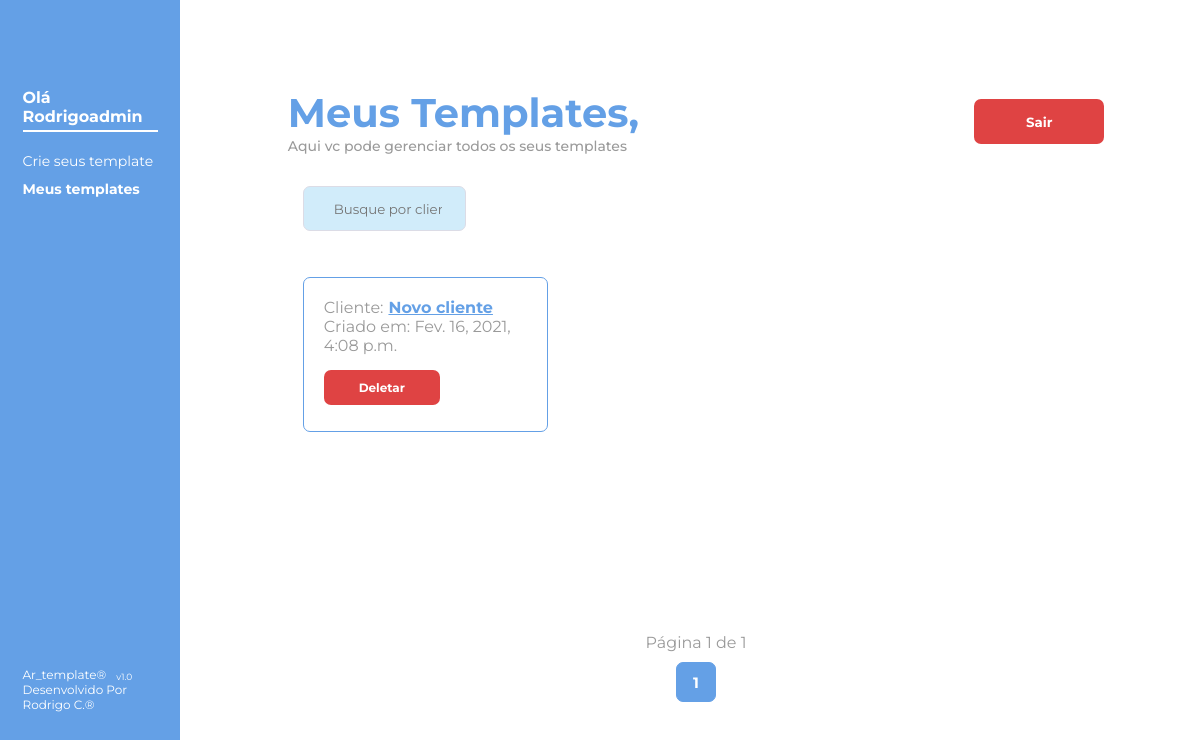
The app's page /meus_templates/ (signed in) with its own data.
### criador_de_template/models.py (models this page shows, shortened)
class Usuario(AbstractUser):
    UF_CHOICES = (
        ('AC', 'Acre'),
        ('AL', 'Alagoas'),
        ('AP', 'Amapá'),
        ('BA', 'Bahia'),
        ('CE', 'Ceará'),
        ('DF', 'Distrito Federal'),
        ('ES', 'Espírito Santo'),
        ('GO', 'Goiás'),
        ('MA', 'Maranão'),
        ('MG', 'Minas Gerais'),
        ('MS', 'Mato Grosso do Sul'),
        ('MT', 'Mato Grosso'),
        ('PA', 'Pará'),
        ('PB', 'Paraíba'),
        ('PE', 'Pernanbuco'),
        ('PI', 'Piauí'),
        ('PR', 'Paraná'),
        ('RJ', 'Rio de Janeiro'),
        ('RN', 'Rio Grande do Norte'),
        ('RO', 'Rondônia'),
        ('RR', 'Roraima'),
        ('RS', 'Rio Grande do Sul'),
        ('SC', 'Santa Catarina'),
        ('SE', 'Sergipe'),
        ('SP', 'São Paulo'),
        ('TO', 'Tocantins')
    )
    celular = models.CharField(max_length=11)
    estado = models.CharField(max_length=20, choices=UF_CHOICES)

class Cliente(models.Model):
    usuario = models.ForeignKey(AUTH_USER_MODEL, on_delete=models.CASCADE)
    cliente = models.CharField(max_length=50, null=False, primary_key=True, blank=False)
    criacao = models.DateTimeField(auto_now=True)

### administracao_clientes/views.py (the view)
@login_required
def meus_templates(request):
    termo_buscado = request.GET.get('pesquisa', None)
    if termo_buscado:
        usuario = Usuario.objects.get(username=request.user)
        lista_de_clientes = usuario.cliente_set.filter(cliente__icontains=termo_buscado).order_by('-criacao')
        paginador = Paginator(lista_de_clientes, 6)
        pagina = request.GET.get('page')
        clientes = paginador.get_page(pagina)
    else:
        usuario = Usuario.objects.get(username=request.user)
        lista_de_clientes = usuario.cliente_set.all().order_by('-criacao')
        paginador = Paginator(lista_de_clientes, 6)
        pagina = request.GET.get('page')
        clientes = paginador.get_page(pagina)
    return render(request, 'meus_templates.html', {'clientes': clientes, 'pesquisa': termo_buscado})

### administracao_clientes/templates/meus_templates.html (shortened to what this page needs)
{% extends 'base.html' %}
{% load static %}
{% load icon %}
{% block content %} <link rel="stylesheet" href="{% static 'estilo/criar_template.css' %}"> {% endblock %}
{% block main %}
<main>
    <div class="container-esquerdo">
        <div class="container-menor-esquerdo">
            <div>
                <h3>Olá {{ user.username.capitalize }}</h3>
                <nav>
                    <ul>
                        <li>
                            <a href="{% url 'cria-template' %}">Crie seus template</a>
                        </li>
                        <li id="nesta-pagina">
                            Meus templates
                        </li>
                    </ul>
                </nav>
            </div>
            <div class="desenvolvido">
                <span>Ar_template® <p> v1.0</p></span>
                <span>Desenvolvido Por Rodrigo C.®</span>
            </div>
        </div>
    </div>
    <div class="container-direito">
        <div class="container-menor-direito">
            <div class="login-cadastro-nome">
                <h2>
                    Meus Templates,
                    <p>Aqui vc pode gerenciar todos os seus templates</p>
                </h2>
                <form  method="post" action="{% url 'sair' %}">
                    <button type="submit" class="btn-red">
                        Sair
                    </button>
                </form>
            </div>
            <form method="GET" class="pesquisa">
                <input id="campodepesquisa" type="search" name="pesquisa" placeholder="Busque por clientes" {% if pesquisa %} value=" {{ pesquisa }} "{% endif %}>
            </form>
            <div class="clientes">
                {% for cliente in clientes %}
                <div class="clientes-itens">
                    <p>Cliente: <b><a href="{% url 'meucliente' cliente.cliente %}"> {{ cliente.cliente }} </a></b> </p>
                    <p>Criado em: {{ cliente.criacao }}</p>
                    <div class="delete">
                        <a href="{% url 'deletar' cliente.cliente %}" class="btn-red"> Deletar</a>
                    </div>
                </div>
                {% endfor %}
            </div>
            <div class="paginador">
                <div>
                    Página {{ clientes.number }} de {{ clientes.paginator.num_pages }}
                </div>
                <div>
                    <span class="nesta-pagina">
                        {{ clientes.number }}
                    </span>
                </div>
            </div>
        </div>
    </div>
</main>
{% endblock %}

### static/estilo/style_base.css (style rules this page uses)
* { font-family: 'Montserrat' ,'Roboto', sans-serif; color: #9A9A9A; margin: 0px; padding: 0px; box-sizing: border-box; }
body { background-color: #F4F4F4; width: 100%; height: 100vh; display: flex; justify-content: center; align-items: center; }
main { width: 100%; max-width: 100vw; height: 100vh; display: flex; justify-content: space-between; box-shadow: 5px 7px 12px 1px rgba(0, 0, 0, 0.25); background-color: white; align-self: center; flex-wrap: wrap; }
.container-menor-esquerdo, .container-menor-direito { height: 78vh; width: 75%; display: flex; flex-direction: column; justify-content: space-between; align-items: flex-start; }
span { width: 100%; display: flex; align-items: flex-end; justify-content: flex-start; font-size: 18px; }
span p { font-size: 14px; margin-left: 10px; }

### static/estilo/criar_template.css (style rules this page uses)
.container-esquerdo { width: 50%; display: flex; flex-direction: column; align-items: center; justify-content: center; }
.container-esquerdo { background-color: #64A0E6; width: 15vw; }
h3 { font-size: 100%; color: white; border-bottom: 2px solid white; padding-bottom: 4px; margin-bottom: 20px; }
.container-menor-esquerdo { width: 75%; display: flex; flex-direction: column; justify-content: space-between; align-items: flex-start; transition: 2s ease-in-out; }
span { font-size: 12px; color: white; }
span p { font-size: 9px; margin-left: 10px; color: white; }
nav { font-size: 14px; color: white; }
#nesta-pagina { font-size: 14px; color: white; font-weight: 700; }
nav ul { list-style: none; }
nav ul li { display: flex; align-items: center; margin-bottom: 10px; }
ul a { text-decoration: none; color: white; }
.container-direito { width: 84%; display: flex; flex-direction: column; align-items: center; justify-content: center; }
.container-menor-direito { display: flex; width: 81%; flex-direction: column; justify-content: space-between; align-items: center; }
.login-cadastro-nome { width: 100%; display: flex; justify-content: space-between; align-items: center; }
h2 { font-size: 40px; color: #64A0E6; }
h2 p { font-size: 14px; font-weight: 500; }
.btn-red { height: 45px; width: 130px; display: flex; justify-content: center; align-items: center; text-decoration: none; background-color: #DF4343; font-weight: 700; border-radius: 7px; color: white; border: none; }
input { width: 100%; height: 45px; background-color: #d1ecfa; border: 1px solid #dcdce6; border-radius: 7px; padding-left: 3vw; transition: 1s ease-in-out; transition: border , 0.4s; }
.clientes { display: flex; width: 100%; flex-wrap: wrap; min-height: 350px; }
.clientes-itens { width: 30%; margin: 15px; display: flex; flex-direction: column; border: 1px solid #64A0E6; border-radius: 7px; padding: 20px 20px; max-height: 155px; }
.clientes-itens p { display: flex; align-items: center; }
.clientes-itens p b { margin-left: 5px; }
.clientes-itens p b a { color: #64A0E6; }
.clientes-itens .btn-red { width: 116px; height: 35px; margin-top: 15px; font-size: 12px; }
.pesquisa { display: flex; align-self: flex-start; position: relative; align-items: center; width: 40%; margin: 10px 0px 10px 15px; }
input#campodepesquisa { padding-left: 2.5vw; width: 50%; padding-right: 10px; }
.paginador { display: flex; flex-direction: column; }
.paginador div { display: flex; justify-content: space-around; }
.paginador div span { height: 40px; width: 40px; border:1px solid #64A0E6; border-radius: 7px; font-size: 15px; display: flex; align-items: center; justify-content: center; margin: 10px; font-weight: 700; }
.nesta-pagina { font-weight: 700; color: white; background-color: #64A0E6; }

### records on screen
Usuario: username "Rodrigoadmin"
Cliente: cliente "Novo cliente", criacao "Fev. 16, 2021, 4:08 p.m."

### other values on screen
{{ clientes.number }} "1"
{{ clientes.paginator.num_pages }} "1"
